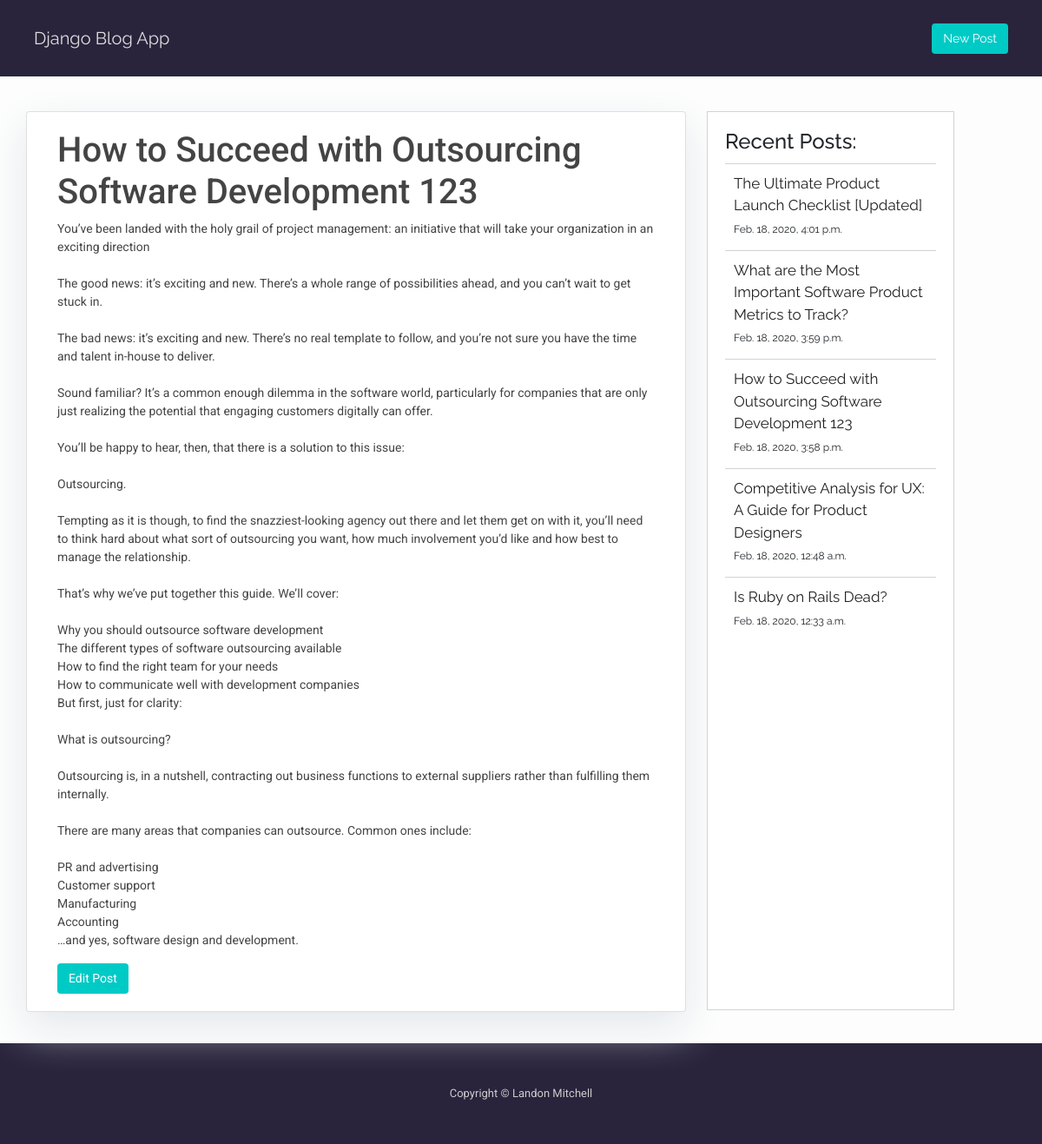
Before: /how-to-succeed-with-outsourcing-software-development-123/ with the older database file.
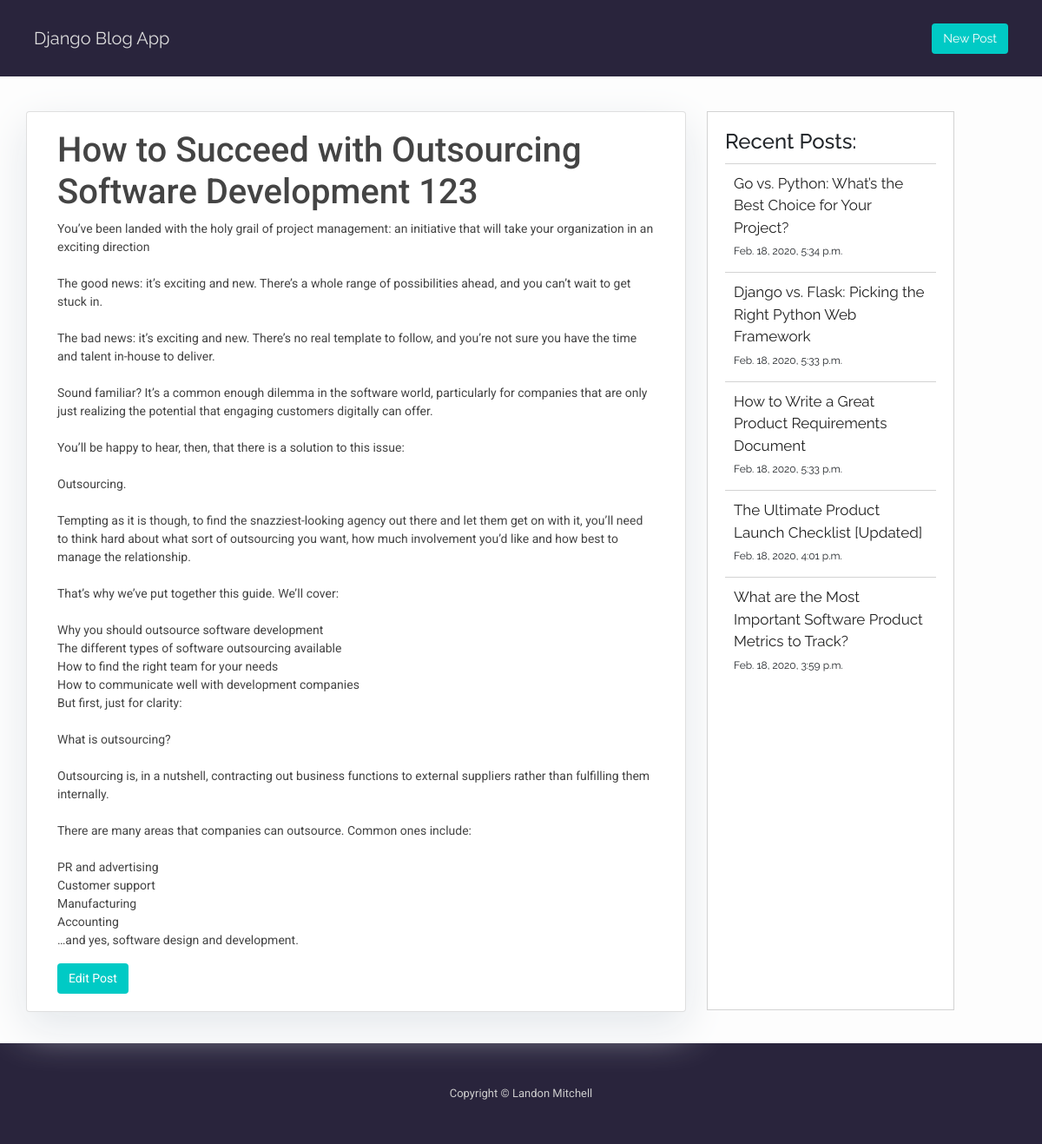
After: the same page with the newer database file.
### blog/models.py (models this page shows, shortened)
class Post(models.Model):
    title = models.CharField(max_length=200, unique=True)
    slug = models.SlugField(max_length=200, unique=True)
    content = models.TextField()
    created_on = models.DateTimeField(auto_now_add=True)
    class Meta:
        ordering = ['-created_on']

### blog/views.py (the view)
# urls.py: path('<slug:slug>/', views.post_detail, name='post_detail'),
def post_detail(request, slug):
    post = get_object_or_404(Post, slug=slug)
    recent_posts = Post.objects.filter(
        created_on__lte=timezone.now()).order_by('-created_on')[:5]
    return render(request, 'post_detail.html', {'post': post, 'recent_posts':recent_posts})

### templates/post_detail.html
{% extends 'base.html' %}
{% block content %}
<div class="container">
    <div class="row">
        <div class="col-md-8 card mr-4 mb-3 post-content">
            <div class="card-body">
                <h1>{{ post.title }}</h1>
                <p class="card-text ">{{ post.content|linebreaksbr }}</p>
                <a class="btn btn-small" href="{% url 'post_edit' slug=post.slug %}" role="button">Edit Post</a>
            </div>
        </div>
        {% block recent_posts %} {% include 'recent_posts.html' %} {% endblock recent_posts %}
    </div>
</div>
{% endblock content %}

### templates/recent_posts.html
{% block recent_posts %}
<div class="col-md-3 float-right recent-posts">
    <h4>Recent Posts:</h4>
    <ul>
        {% for post in recent_posts %}
        <li class="recent-post">
            <p class="recent-post-title"><a href="{% url 'post_detail' post.slug  %}"> {{ post.title }}</a></p>
            <p class="recent-post-date"> {{ post.created_on }}</p>
        </li>
        {% endfor %}
    </ul>
</div>
{% endblock recent_posts %}

Changed rows visible on the page:
no longer on one of the page's lists (row unchanged): Post: title "How to Succeed with Outsourcing Software Development 123", created_on "Feb. 18, 2020, 3:58 p.m."
no longer on this page (row unchanged): Post: title "Competitive Analysis for UX: A Guide for Product Designers", created_on "Feb. 18, 2020, 12:48 a.m."
no longer on this page (row unchanged): Post: title "Is Ruby on Rails Dead?", created_on "Feb. 18, 2020, 12:33 a.m."
added Post: title "Go vs. Python: What’s the Best Choice for Your Project?", created_on "Feb. 18, 2020, 5:34 p.m."
added Post: title "Django vs. Flask: Picking the Right Python Web Framework", created_on "Feb. 18, 2020, 5:33 p.m."
added Post: title "How to Write a Great Product Requirements Document", created_on "Feb. 18, 2020, 5:33 p.m."
